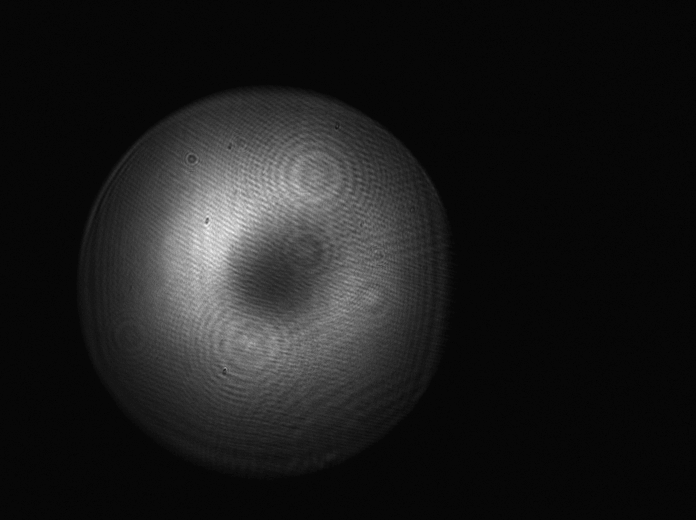
#> input picture test_data/img_0.tif, 1392 x 1040 px (shown at 1/2 size); the run also reads 1 picture not shown here
$ jupyter execute --allow-errors od_calculation.ipynb
#> lines starting #> are read from the running program, lines starting #| are printed output that depends on the picture; after the words box and inside, x2 and y2 are one past the last pixel; in counts of white or black regions, pixels touching at a corner belong together; long printed decimals are rounded
### datarun.py
import os
#image processing
from skimage.io import imread
from skimage.measure import (
    label,
    regionprops
)
from scipy.ndimage import median_filter

import numpy as np
from matplotlib import pyplot as plt
from matplotlib.pyplot import Rectangle
from scipy.optimize import curve_fit
from scipy.stats.contingency import margins #compute marginals
from alive_progress import alive_bar #progress bar
from scipy.stats import moment

#ignore divide warnings
import warnings
warnings.filterwarnings("ignore", message="divide by zero encountered in divide")
warnings.filterwarnings("ignore", message="invalid value encountered in divide")
warnings.filterwarnings("ignore", message="divide by zero encountered in log")

class Experiment:
    """
    Process all of the data runs in one experiment. Aggregate data.
    """

    # [82 lines left out: functions __init__, run, structure_data, not called in this run]

class DataRun:
    """Collects data from a set of four images, isolates MOT and fits marginals to Gaussian
    """

    DISTANCE_SCALE = 6.45e-6*3

    # [24 lines left out: function __init__, not called in this run]

    def incircle(self, center, radius, pt):
            return (pt[0]-center[0])**2 + (pt[1]-center[1])**2 < radius**2

    # [57 lines left out: functions circle_mask, images, load, find_blob, not called in this run]

    def gaussian_fit(self, x, A, mu, sigma):
        return A*np.exp(-(x-mu)**2/(2*sigma**2))

    # [35 lines left out: functions fit, atom_number, not called in this run]

    def atom_number_px_sum(self):
        abs_CS=(766.5e-9)**2/(2*np.pi)
        return np.sum(self.blob)*self.DISTANCE_SCALE**2/abs_CS

    # [80 lines left out: functions plot_blob, plot_fit, not called in this run]

### od_calculation.ipynb
# OD calculation
Notebook calculating the optical density and fitting the marginals (non-normalized) to a gaussian distribution.

This notebook includes some pointers on using `scikit-images` for image processing, which could be helpful.

It is important to note that the axes of images are flipped, ordered `[y][x]`.

[cell 1]
#Imports

#path tools
from pathlib import Path
import os

#image processing
from skimage.io import imread, imshow
from skimage.measure import label, regionprops
from scipy.ndimage import median_filter

#other utils
import numpy as np
from matplotlib import pyplot as plt
from scipy.stats.contingency import margins #compute marginals
from scipy.optimize import curve_fit

wd = Path(os.getcwd()) #current working directory
np.seterr(divide='ignore'); #doesn't end up mattering, suppress the annoying warning

[cell 2]
example_dir = wd / "test_data" #test data directory

#each image has an accompanying background image with just noise
im0 = imread(example_dir / "img_0.tif")
#> im0 is the input picture: shape (1040, 1392) uint16; min 672, max 9888, mean 1589.8
im0_background = imread(example_dir / "img_2.tif")
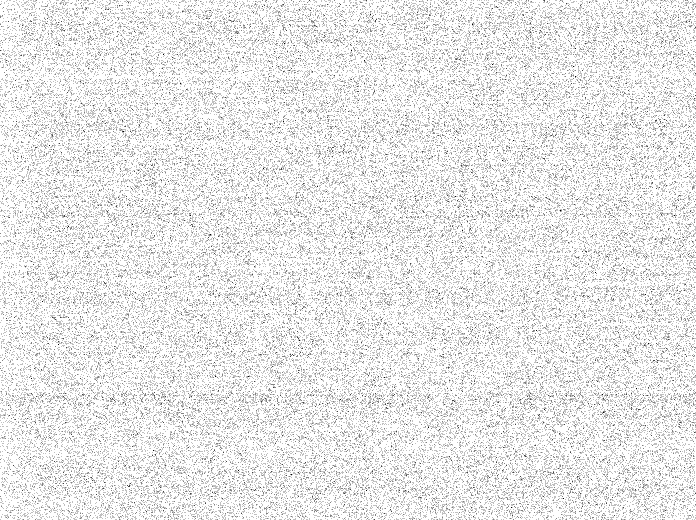
#> input picture test_data/img_2.tif, 1392 x 1040 px (shown at 1/2 size)
#> im0_background: shape (1040, 1392) uint16; min 660, max 960, mean 804.7

#I am unclear on why the second image is necessary
im1 = imread(example_dir / "img_1.tif")
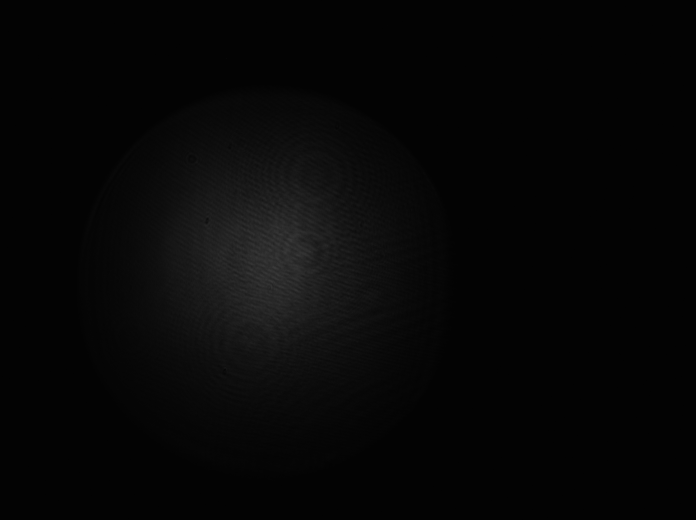
#> input picture test_data/img_1.tif, 1392 x 1040 px (shown at 1/2 size)
#> im1 is the input picture: shape (1040, 1392) uint16; min 676, max 15400, mean 1802.9
im1_background = imread(example_dir / "img_3.tif")

[cell 3]
#get background intensity value with noise subtracted
I0_arr=np.subtract(np.array(im0),
                    np.array(im0_background)).astype(int)

#get foreground intensity with noise subtracted
I_arr=np.subtract(np.array(im1),
                    np.array(im1_background)).astype(int)
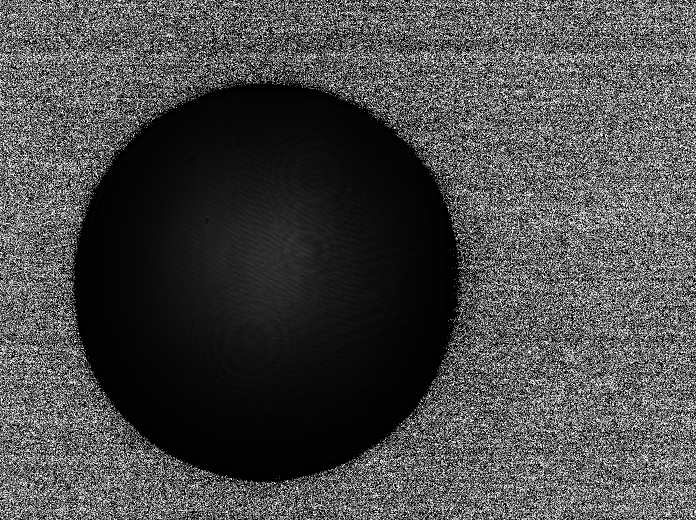
#> I_arr: shape (1040, 1392) int64 (shown at 1/2 size); min 0, max 65532, mean 18847.3; drawn with min black and max white


I_div_arr = np.divide(I_arr, I0_arr)
od_arr = np.log(I_div_arr)

def incircle(center, radius, pt):
    return (pt[0]-center[0])**2 + (pt[1]-center[1])**2 < radius**2

#first pass, just clip anything not within the aperture
for i,row in enumerate(od_arr):
    for j, pixel in enumerate(row):
        if pixel < 0 or not incircle((600,600),300,(i,j)):
            od_arr[i][j] = 0

img1 = plt.imshow(od_arr)
plt.colorbar(img1)

## Create image mask
A couple parameters can be used to mask out the unwanted data. First, `lower_mask` and `upper_mask` are just rough cutoff values. The `value_mask` parameter tries to get as much of the blob as possible while cutting off the noise. This can be set low, because the median mask will eliminate the outliers.

[cell 4]
lower_mask = od_arr[:,:] > 0
#> lower_mask: shape (1040, 1392) bool; 11.8% white; 3942 white regions (3571 under 20 px), largest, box (x1, y1, x2, y2) and area: (350, 311, 900, 758) 127765, (731, 625, 899, 721) 3377, (719, 714, 859, 796) 2576
upper_mask = od_arr[:,:] < 5
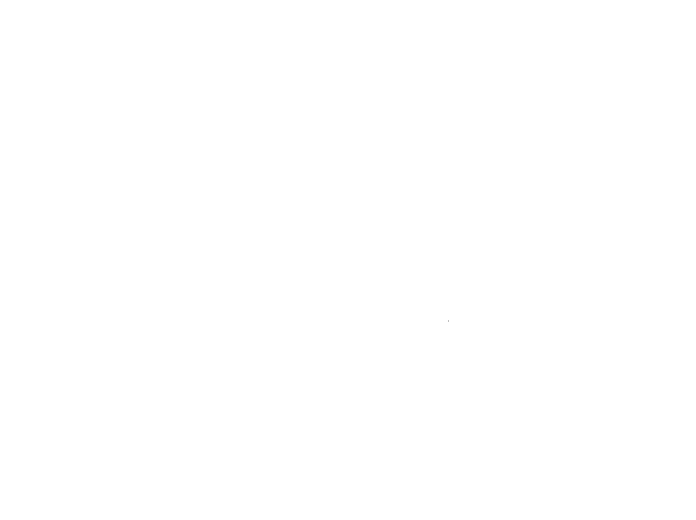
#> upper_mask: shape (1040, 1392) bool (shown at 1/2 size); 100% white; black in thin lines or dots, all inside (x1, y1, x2, y2) = (896, 641, 897, 643)
value_mask = od_arr[:,:] > .05
#> value_mask: shape (1040, 1392) bool; 9.2% white; 8724 white regions (8524 under 20 px), largest, box (x1, y1, x2, y2) and area: (390, 346, 900, 718) 96754, (739, 600, 900, 668) 1276, (755, 626, 899, 688) 1103
mask = lower_mask*upper_mask*value_mask

mask_filtered = median_filter(lower_mask*upper_mask*value_mask, 20)
#> mask_filtered: shape (1040, 1392) bool; 6.7% white; 1 white region, box (x1, y1, x2, y2) and area: (398, 357, 762, 715) 96288
imshow(mask_filtered)

## Get blob bounding box
THe `label` function is used to separate contiguous regions of the image and returns useful properties regarding their shape, location, and orientation.

[cell 5]
blobs = label(mask_filtered)
#> blobs: shape (1040, 1392) int32; values 0 (black) and 1 (white), 6.7% white; 1 white region
props = regionprops(blobs) #generate a properties dictionary
#> props = 1 regions; box (x1, y1, x2, y2) and area: (398, 357, 762, 715) 96288
bbox = props[0].bbox #get the bounding box
#> bbox = (357, 398, 715, 762)
bbox
#> Out = (357, 398, 715, 762)

[cell 6]
#draw bounding box
fig, ax = plt.subplots()
rect = plt.Rectangle((bbox[1],bbox[0]),bbox[3]-bbox[1], bbox[2]-bbox[0])
rect.set(fill=False, color = "red")
ax.add_artist(rect)
ax.imshow(od_arr)

[cell 7]
#extract blob rectangle from image
blob_arr = od_arr[bbox[0]:bbox[2], bbox[1]:bbox[3]]
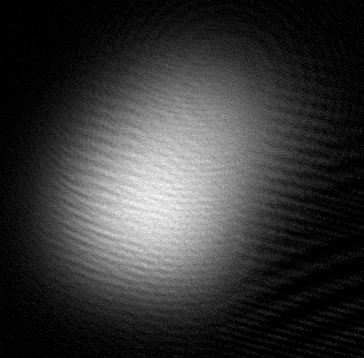
#> blob_arr: shape (358, 364) float64; min 0, max 2.21, mean 0.479; drawn with min black and max white
#apply a median filter
blob_arr = median_filter(blob_arr, 3)

[cell 8]
#compute marginals and fit to a gaussian
def gaussian_fit(x, A, mu, sigma):
    return A*np.exp(-(x-mu)**2/(2*sigma**2))

x, y = margins(blob_arr)
#> x = 358 values, max 336.3 at index 199, min 6.63 at index 3, mean 173.2
x = x.T[0]
y = y[0]
#> y = 364 values, max 364.8 at index 165, min 5.57 at index 2, mean 170.4

popt_x, pcov_x = curve_fit(gaussian_fit, np.arange(len(x)), x, p0 =[350, 150, 60])
#> popt_x = [344.1, 184.6, 73.79]; pcov_x = [[1.33, -0.00112, -0.196], [-0.00112, 0.0811, 0.000588], [-0.196, 0.000588, 0.0847]]
popt_y, pcov_y = curve_fit(gaussian_fit, np.arange(len(y)), y, [350,150,60])
#> popt_y = [367.8, 166.3, 68.04]; pcov_y = [[0.651, 0.000543, -0.0815], [0.000543, 0.0296, -0.000239], [-0.0815, -0.000239, 0.0303]]

[cell 9]
fig = plt.figure(figsize=(6,6))
gs = fig.add_gridspec(2, 2,  width_ratios=(4, 1), height_ratios=(1, 4),
                      left=0.1, right=0.9, bottom=0.1, top=0.9,
                      wspace=0.05, hspace=0.05)
ax = fig.add_subplot(gs[1,0])
ax.imshow(blob_arr)

#axes are flipped!!
ax_y = fig.add_subplot(gs[0,0], sharex=ax)
ax_x = fig.add_subplot(gs[1,1], sharey=ax)

ax_y.plot(y)
ax_y.plot(np.arange(len(y)), gaussian_fit(np.arange(len(y)),*popt_y))

ax_x.plot(x, np.arange(len(x)))
ax_x.plot(gaussian_fit(np.arange(len(x)),*popt_x),np.arange(len(x)))

ax.errorbar(popt_y[1], popt_x[1], xerr = popt_y[2], yerr = popt_x[2], color = 'r', marker = "x", capsize = 10)
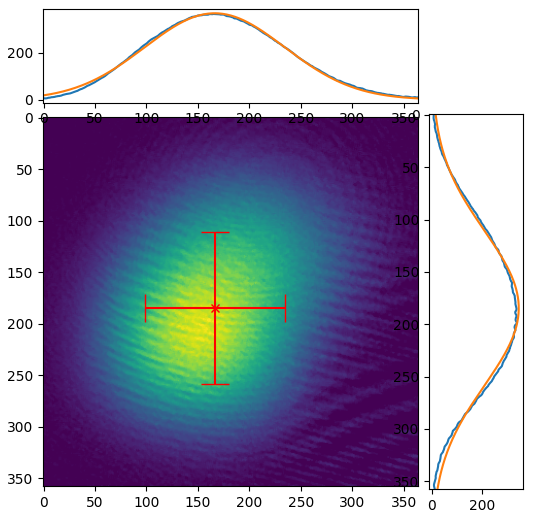
#> figure drawn by matplotlib, 3 panels; panel 2: curve peaks at x = 165, y = 364.8; panel 2: curve peaks at x = 166, y = 367.8

[cell 10]
print("OD max:", np.max(blob_arr))
#| OD max: 2.083

[cell 11]
import datarun

[cell 12]
import importlib
importlib.reload(datarun)

[cell 13]
d = datarun.DataRun("./test_data/img",1,
                   mask = .1, #threshold for mask filter
        blob_dim = 300, #size of blob box to fit
        box = 3, #size of box for image median filter
        mask_box = 50, #size of box for image mask
        circle = [(530, 690), 300], #center/radius of viewport circle
        avg_area = (200, 75, 300, 125)
                    )
#> in images, `images =  [imread(self.im_path + f"_{i}.tif") for i in range(4)]`: images = 4 items
#> in load, `mask=self.circle_mask(od_arr)`: mask: shape (1040, 1392) bool; 19.5% white; 1 white region, box (x1, y1, x2, y2) and area: (391, 231, 990, 830) 282677
#> in find_blob, `value_mask = self.od_arr > self.mask`: value_mask: shape (600, 600) bool; 26.9% white; 1274 white regions (1051 under 20 px), largest, box (x1, y1, x2, y2) and area: (19, 138, 367, 471) 79424, (430, 396, 545, 433) 789, (428, 372, 516, 412) 596
#> in find_blob, `self.mask_filtered = median_filter(value_mask, self.mask_box)`:
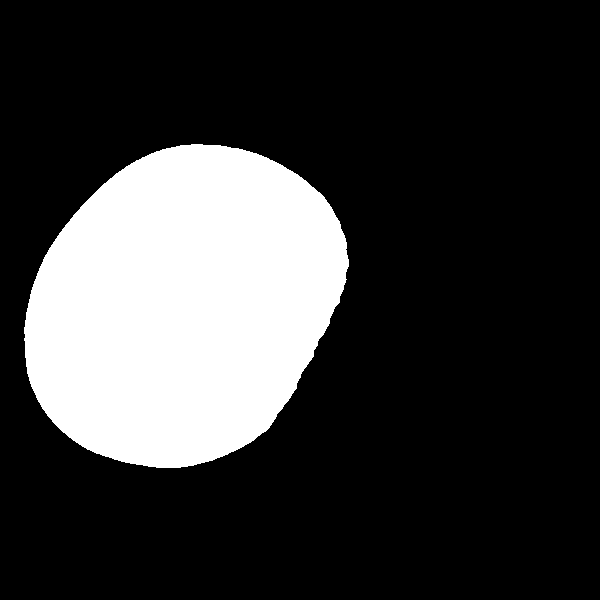
#> self.mask_filtered: shape (600, 600) bool; 22% white; 1 white region, box (x1, y1, x2, y2) and area: (24, 144, 349, 468) 79251
#> in find_blob, `blobs = label(self.mask_filtered)`: blobs: shape (600, 600) int32; values 0 (black) and 1 (white), 22% white; 1 white region
#> in find_blob, `props = regionprops(blobs)`: props = 1 regions; box (x1, y1, x2, y2) and area: (24, 144, 349, 468) 79251
#> in find_blob, `self.cy, self.cx = props[0].centroid`: self.cy = 305.1; self.cx = 183
#> in find_blob, `self.blob = self.od_arr[ round(self.cy-self.blob_dim/2):round(self.cy+..`:
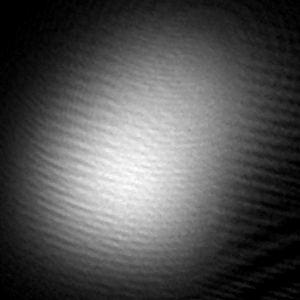
#> self.blob: shape (300, 300) float64; min -0.0201, max 2.06, mean 0.647; drawn with min black and max white
#> in find_blob, `self.yaxis = np.arange(len(self.blob))*self.DISTANCE_SCALE`: self.yaxis = 300 values from 0 to 0.00579
#> in fit, `y, x = margins(self.blob)`: y = 300 values, max 325.4 at index 164, min 22.3 at index 0, mean 194.2
#> in fit, `x = x[0]`: x = 300 values, max 352.9 at index 140, min 19.52 at index 0, mean 194.2
#> in fit, `self.popt_x, self.pcov_x = curve_fit( self.gaussian_fit, self.xaxis, x..`: self.popt_x = [356.2, 0.00272, 0.0013]; self.pcov_x = [[0.6, 2.6e-08, -1.56e-06], [2.6e-08, 1.06e-11, -2.44e-13], [-1.56e-06, -2.44e-13, 1.16e-11]]
#> in fit, `self.popt_y, self.pcov_y = curve_fit( self.gaussian_fit, self.yaxis, y..`: self.popt_y = [331.9, 0.00304, 0.00142]; self.pcov_y = [[1.29, -9.07e-08, -4.14e-06], [-9.07e-08, 3.17e-11, 1.06e-12], [-4.14e-06, 1.06e-12, 3.69e-11]]
#> in fit, `self.x = x`: self.x has the same summary as x
#> in fit, `self.y = y`: self.y has the same summary as y

[cell 14]
d.plot_fit()
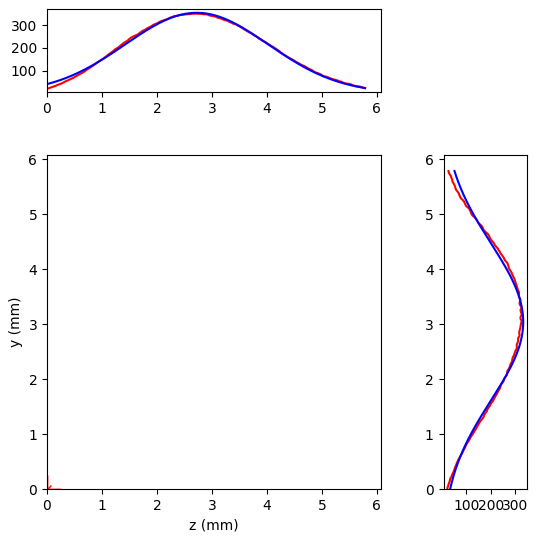
#> figure drawn by matplotlib, 3 panels; panel 2: curve peaks at x = 2.71, y = 352.9; panel 2: curve peaks at x = 2.73, y = 356.2

#> (a cell that did not finish here is left out)

[cell 16]
plt.imshow(od_arr)

filt = od_arr > .25
#> filt: shape (1040, 1392) bool; 4.6% white; 2202 white regions (2187 under 20 px), largest, box (x1, y1, x2, y2) and area: (425, 387, 729, 689) 62741, (882, 629, 899, 642) 60, (886, 607, 900, 619) 57
filt_mask = median_filter(filt, 50)
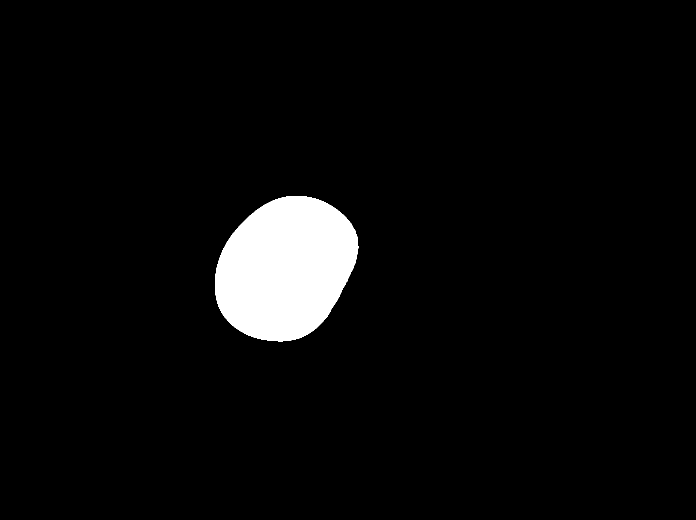
#> filt_mask: shape (1040, 1392) bool (shown at 1/2 size); 4.3% white; 1 white region, box (x1, y1, x2, y2) and area: (430, 392, 717, 683) 62761
reigons = label(filt_mask)
#> (the rest of this cell did not finish here and is left out)

[cell 17]
plt.imshow(filt_mask)

#> (a cell that did not finish here is left out)
